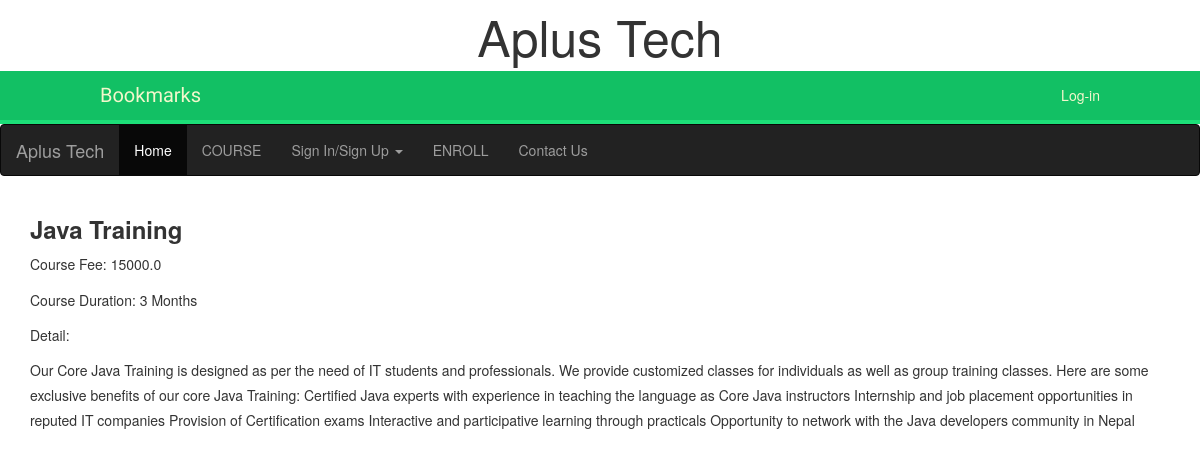
/2, run on the app's committed database.
### course/models.py (models this page shows, shortened)
class Courses(models.Model):
	course_name = models.CharField(max_length = 250)
	course_fee = models.CharField(max_length = 250)
	course_duration = models.CharField(max_length = 250)
	course_detail = models.CharField(max_length = 2000)
	class Meta:
		ordering = ('course_name',)

### course/views.py (the view)
# urls.py: path('<int:pk>', views.coursedetail, name = 'detail'),
def coursedetail(request, pk):
	clist = get_object_or_404(Courses , pk = pk)
	return render(request, 'course/detail.html', {'clist' : clist})

### course/templates/course/detail.html (shortened to what this page needs)
{% extends 'base.html' %}
{% block content %}
	<div class="container">
		<h3><b>{{clist.course_name}}</b></h3>
		<p>Course Fee: {{clist.course_fee}}</p>
		<p>Course Duration: {{clist.course_duration}}</p>
		<p>Detail: </p>
		<p>{{ clist.course_detail }}</p>
	</div>
{% endblock %}

### account/static/css/account.css (style rules this page uses)
body { margin:0; padding:0; font-family:helvetica, sans-serif; }
p { line-height: 1.8; }
h1, h2, h3, h4, h5 , h6 { font-family: 'Muli', sans-serif; font-weight:normal; }

### data on the page
Courses: course_name "Java Training", course_fee "15000.0", course_duration "3 Months", course_detail "Our Core Java Training is designed as per the need of IT students and professionals. We provide customized classes for individuals as well as group training classes. Here are some exclusive benefits of our core Java Training: Certified Java experts with experience in teaching the language as Core Java instructors Internship and job placement opportunities in reputed IT companies Provision of Certification exams Interactive and participative learning through practicals Opportunity to network with the Java developers community in Nepal"
